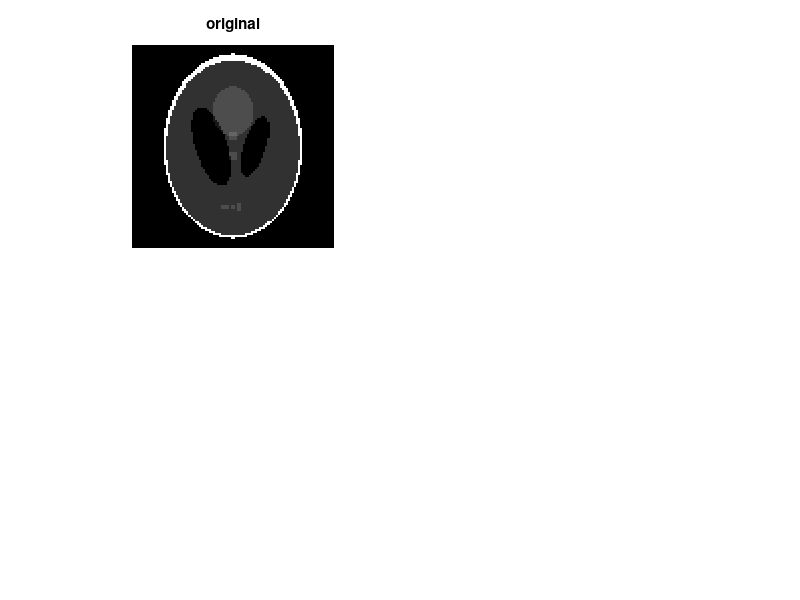

This chart was generated by the following MATLAB code: (Note: this script raises an error after producing the figure.)
%I=[1 3
%   2 4];
n=100;
I = phantom('Modified Shepp-Logan', n);
figure, subplot(2,2,1), imshow(I), title('original');

theta=0:179;

%use backprojection
sinogram=radon(I,theta);

x0=zeros(n*n,1);
iterations=10;
relax=.001;
forget=1;
tstart = tic;
Iart=ARTsino(sinogram,theta,x0,iterations,relax,forget);
tsimple = toc(tstart);
Iart=mat2gray(reshape(Iart,n,n));
subplot(2,2,2), imshow(Iart), title('ART');

tstart = tic;
Ihatbp2=FBP2(sinogram,theta,'ram-lak');
tlight = toc(tstart);
subplot(2,2,3), imshow(Ihatbp2), title('light fbp');

tstart = tic;
Ir=iradon(sinogram,theta);
tradon = toc(tstart);
subplot(2,2,4), imshow(Ir), title('MatLab');
disp(tsimple)
disp(tlight)
disp(tradon)